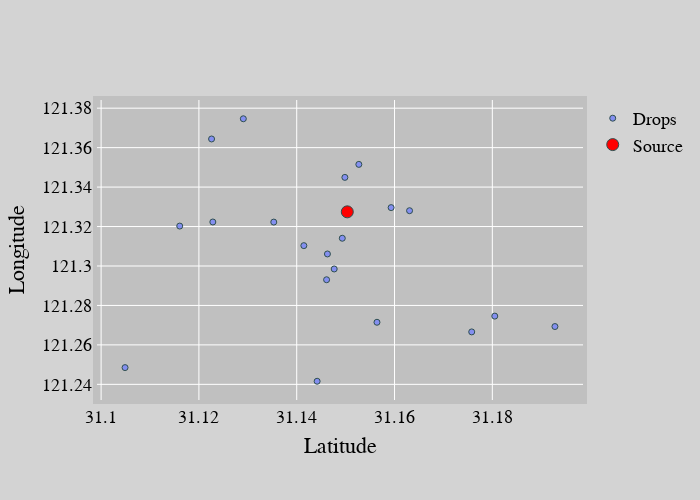

Notebook code cell kept with this figure:
### Code cell
locations_fig = vehicle_routing_problem.get_locations_plot_plotly(input_locations).value

assert type(locations_fig) == plotly.graph_objs._figure.Figure
locations_fig.show()

### Figure 1 — Plotly figure (JSON) as saved in the notebook; plotly's stock layout.template omitted (floating-point values rounded to 4 significant figures)
{"data": [{"marker": {"color": "#848ff0", "line": {"color": "DarkSlateGrey", "width": 1}, "size": 6}, "mode": "markers", "name": "Drops", "type": "scatter", "x": [31.16, 31.18, 31.18, 31.15, 31.14, 31.15, 31.14, 31.15, 31.12, 31.15, 31.1, 31.19, 31.16, 31.14, 31.12, 31.15, 31.15, 31.13, 31.12, 31.16], "y": [121.3, 121.3, 121.3, 121.3, 121.3, 121.3, 121.2, 121.3, 121.3, 121.3, 121.2, 121.3, 121.3, 121.3, 121.3, 121.4, 121.3, 121.4, 121.4, 121.3]}, {"marker": {"color": "red", "line": {"color": "DarkSlateGrey", "width": 1}, "size": 12}, "mode": "markers", "name": "Source", "type": "scatter", "x": [31.15], "y": [121.3]}], "layout": {"font": {"color": "black", "family": "monospace", "size": 18}, "height": 500, "margin": {"b": 100, "l": 50, "pad": 4, "r": 50, "t": 100}, "paper_bgcolor": "#D3D3D3", "plot_bgcolor": "#C0C0C0", "width": 700, "xaxis": {"title": {"text": "Latitude"}}, "yaxis": {"title": {"text": "Longitude"}}}}
